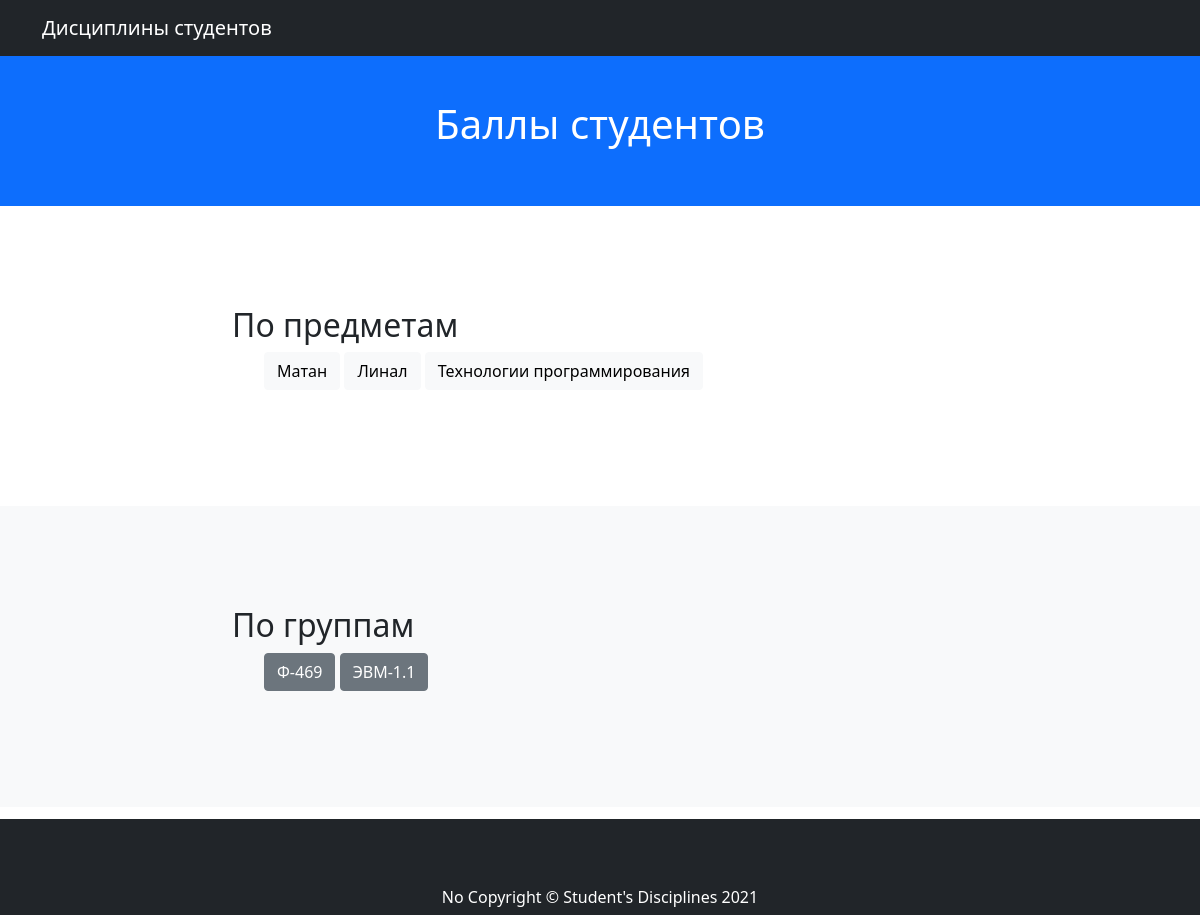
The app's page /, older data.
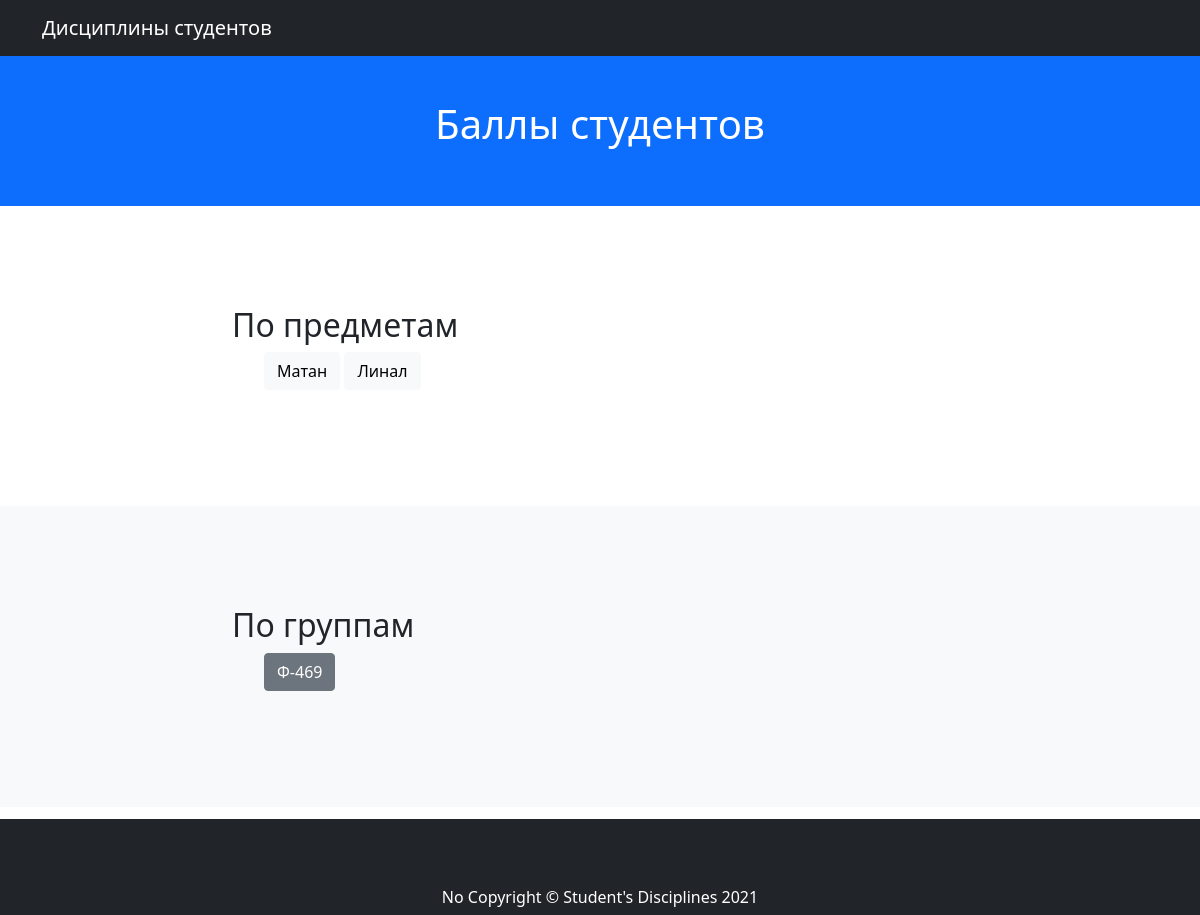
The same page, newer data.
### mainapp/models.py (models this page shows, shortened)
class Discipline(models.Model):
    discipline_name = models.CharField(max_length=255, verbose_name='Название дисциплины')
    slug = models.SlugField(unique=True, default=None)

class Group(models.Model):
    group_name = models.CharField(max_length=255, verbose_name='Группа')
    slug = models.SlugField(unique=True, default=None)

### mainapp/views.py (the view)
# urls.py: path('', BaseView.as_view(), name='base'),
class BaseView(View):
    @staticmethod
    def get(request):
        disciplines = Discipline.objects.all()
        groups = Group.objects.all()
        context = {
            'disciplines': disciplines,
            'groups': groups,
        }
        return render(request, 'base.html', context)

### mainapp/templates/base.html (shortened to what this page needs)
<head>
  <link href="https://cdn.jsdelivr.net/npm/bootstrap@5.0.0-beta2/dist/css/bootstrap.min.css" rel="stylesheet">
</head>
<body id="page-top">
  <nav class="navbar navbar-expand-lg navbar-dark bg-dark fixed-top" id="mainNav">
    <div class="container">
      <a class="navbar-brand js-scroll-trigger" href="/">Дисциплины студентов</a>
    </div>
  </nav>
  {% block  content %}
  <header class="bg-primary text-white">
      <h1 class="text-center">Баллы студентов</h1>
  </header>
  <section>
    <div class="container">
      <div class="row">
        <div class="col-lg-8 mx-auto">
          <h2>По предметам</h2>
          <ul>
            {% for d in disciplines %}
            <a href="{{d.slug}}_marks/" type="button" class="btn btn-light"> {{ d.discipline_name }} </a>
            {% endfor %}
          </ul>
        </div>
      </div>
    </div>
  </section>
  <section class="bg-light">
    <div class="container">
      <div class="row">
        <div class="col-lg-8 mx-auto">
          <h2>По группам</h2>
          <ul>
            {% for g in groups %}
            <a href="group_{{ g.slug }}/" type="button" class="btn btn-secondary"> {{ g.group_name }} </a>
            {% endfor %}
        </ul>
        </div>
      </div>
    </div>
  </section>
  {% endblock content %}
  <footer class="py-5 bg-dark">
    <div class="container">
      <p class="m-0 text-center text-white">No Copyright &copy; Student's Disciplines 2021</p>
    </div>
  </footer>
</body>

Row changes from the older to the newer data that the page shows:
removed Discipline: discipline_name "Технологии программирования"
removed Group: group_name "ЭВМ-1.1"
